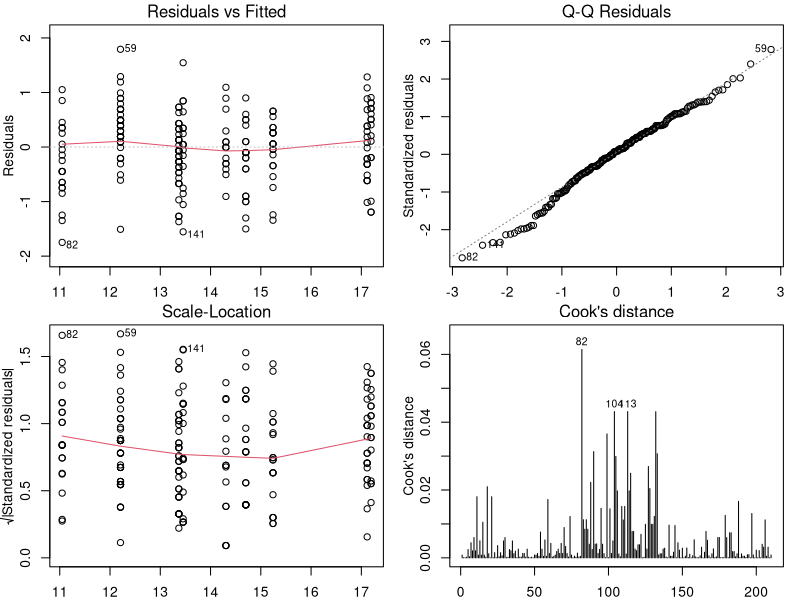
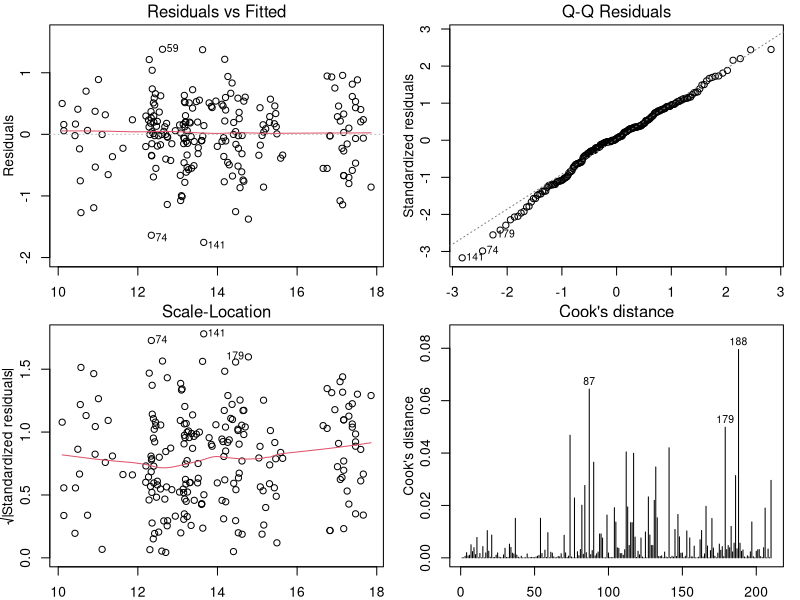
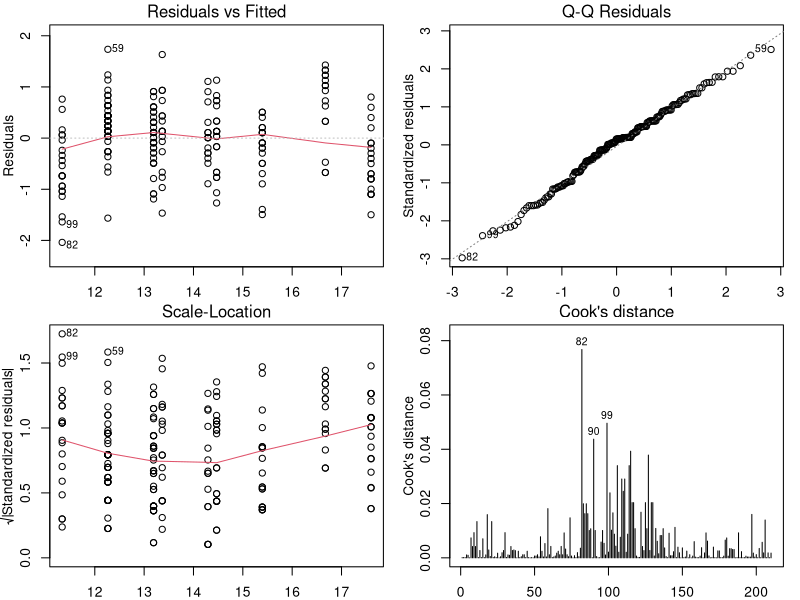
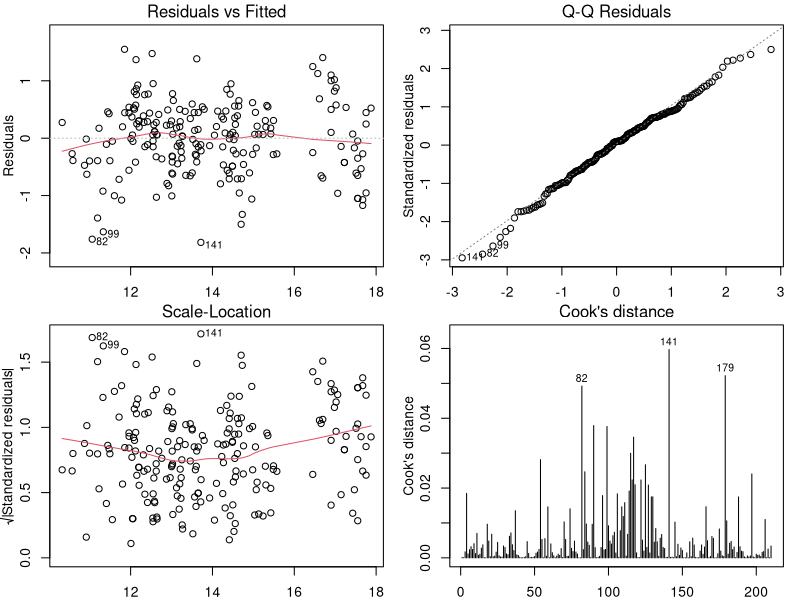
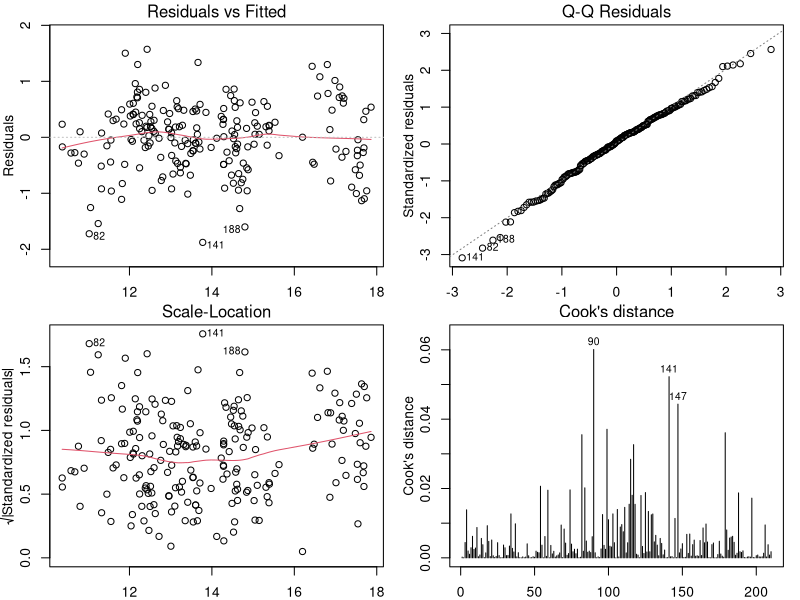
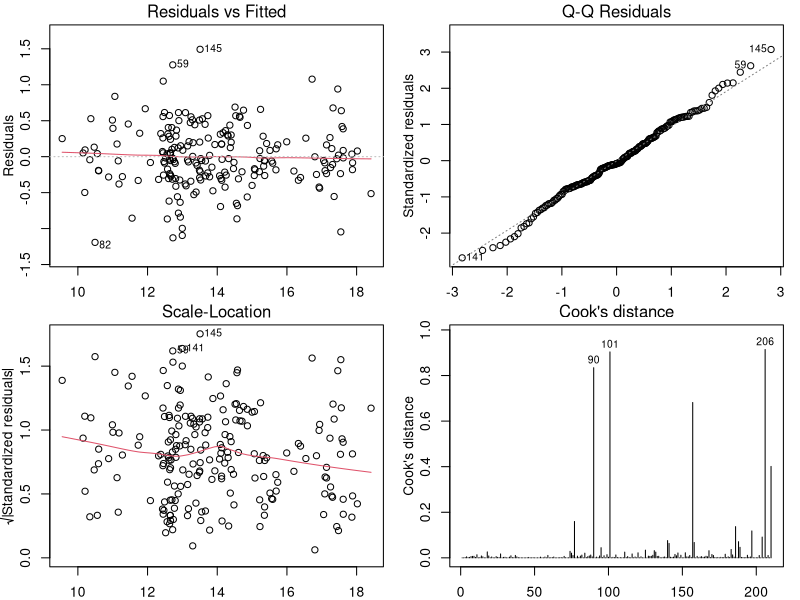
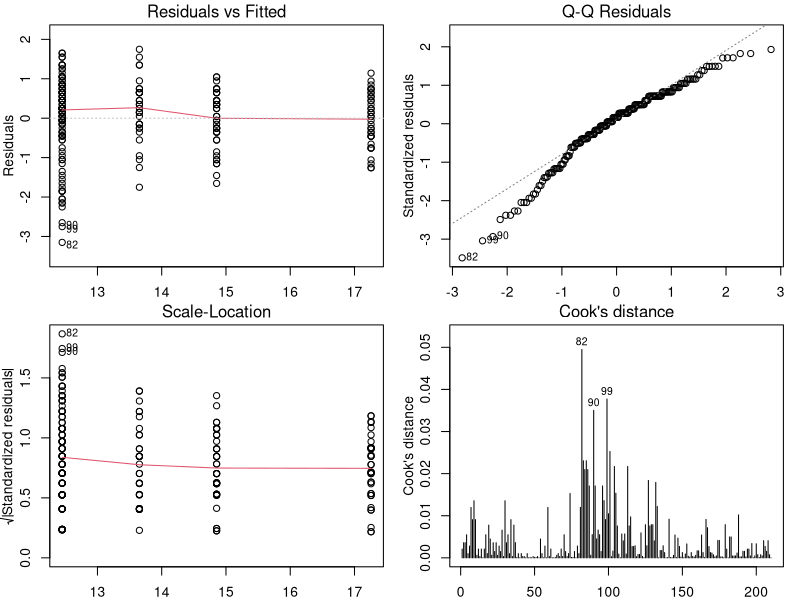
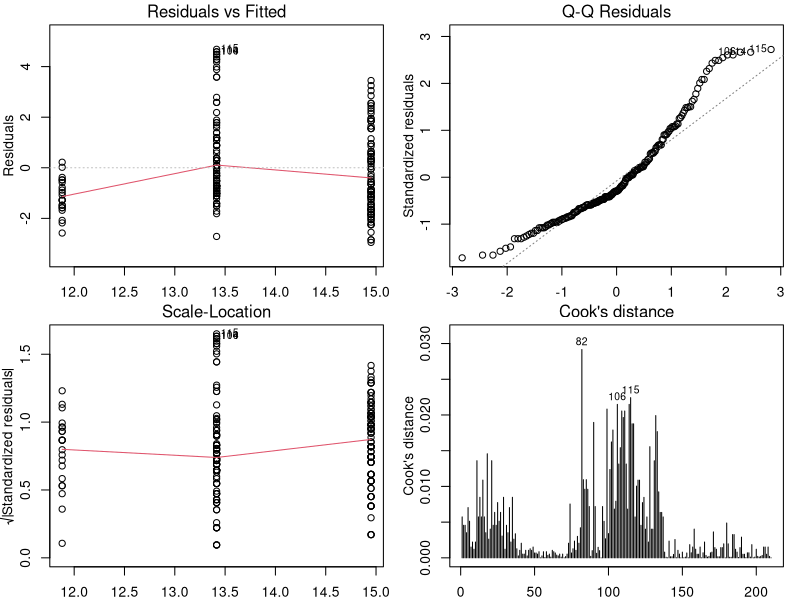

Write the R code that produced these figures, in order.
library(tidyverse)

data <- read_csv(file="Morph_Data.csv")
colnames(data)[1] <- "Age"
colnames(data)[4] <- "Eye"
colnames(data)[6] <- "Fin"
colnames(data)[8] <- "Yolk"
colnames(data)[11] <- "Jaw"

lm_data <- select(data,Length,Age,Treatment)

lm1 <- lm(Length~Age*Treatment,data=lm_data)
summary(lm1)

par(mfrow=c(2,2),mar=c(2,3,1.5,1),mgp=c(2,1,0))
plot(lm1, which=1:4)

## The diagnostic plots are used to check whether the linear model fits the major assumptions - make something that is hard to visualize into a linear relationship that is easier to assess visually
## Residual vs fitted diagnostic plot is testing whether a non-linear relationship is present. If the line is linear then it means we have met our assumptions
## Q-Q plot assesses normality of the data by plotting "quantiles" against each other -- the more linear the relationship the better the "fit"
## Scale location tests if the residuals are distributed evenly between predictors - which essentially tests for Heteroscedasticity -- the flatter the line the more similar the variance
## Cooks distance looks at the relative influence of a single data point on the regression -- cooks distance < 0.05 is acceptable 
## I'm not sure why my cooks distance is a histogram, but it communicates the same information


####################### More variables

lm2 <- lm(Length~Age*Treatment*Eye*Yolk,data=data)
summary(lm2)

par(mfrow=c(2,2),mar=c(2,3,1.5,1),mgp=c(2,1,0))
plot(lm2, which=1:4)

## Including more variables improved the residuals vs fitted plot, which means that this relationship is more linear now
## Also improved the scale-location plot, meaniing it reduced heteroscedasticity 
## Cooks distance increased though, with several points being over .05 -- means that certain data points now have more influence than previously

######################## Without interactions... to compare

lm3 <- lm(Length~Age+Treatment,data=lm_data)
summary(lm3)

par(mfrow=c(2,2),mar=c(2,3,1.5,1),mgp=c(2,1,0))
plot(lm3, which=1:4)


## removing the interaction terms strongly affected several of the diagnostic plots 
## the relationship is less linear than it was, but it has better normality (qq plot)
## heteroscedaciticity increased, and cooks distance also increased (relative to lm1)

########################

lm4 <- lm(Length~Age+Treatment+Eye+Yolk,data=data)
summary(lm4)

par(mfrow=c(2,2),mar=c(2,3,1.5,1),mgp=c(2,1,0))
plot(lm4, which=1:4)

#### Fits more of the assumptions of the lm when I include the interaction terms ####

lm5 <- lm(Length~Age+Treatment+Eye+Yolk+Fin+Jaw,data=data)
summary(lm5)

par(mfrow=c(2,2),mar=c(2,3,1.5,1),mgp=c(2,1,0))
plot(lm5, which=1:4)


### Adding more variables without including interaction terms didnt improve much
## cooks distance was reduced slightly, but normality was reduced and heteroscedaciticity is similar 


################

lm6 <- lm(Length~Age*Treatment*Eye*Yolk*Fin*Jaw,data=data)
summary(lm6)

par(mfrow=c(2,2),mar=c(2,3,1.5,1),mgp=c(2,1,0))
plot(lm6, which=1:4)

### Eye diameter and Yolk weight are consistently the most explanatory variable (having the largest estimated coefficient)
######## Adding the fin indent and jaw gape variables increased the cooks distance substantically (almost 2x) for several points
### I'm not sure exactly what this means, but I think that it means that there were a few "outliers" in either fin indent or jaw gape that influence the linear model more heavily when included in the analysis
## All the other diagnostic plots look good, but not necessarily that much better than lm2

### Would it make sense to pick and chose specific interaction terms that I think should be relevant instead of looking at all of them? LOTS of terms for 6 predictors 
### Does it make more sense to include all of the measured variables in the model??? You mentioned before that we shouldn't remove variables because of a low p-value (relationship is unclear)

lm7 <- lm(Length~Age,data=data)
summary(lm7)
par(mfrow=c(2,2),mar=c(2,3,1.5,1),mgp=c(2,1,0))
plot(lm7, which=1:4)

lm8 <- lm(Length~Treatment,data=data)
summary(lm8)
par(mfrow=c(2,2),mar=c(2,3,1.5,1),mgp=c(2,1,0))
plot(lm8, which=1:4)